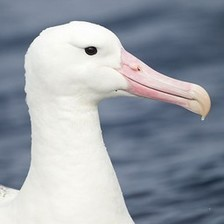
#> input picture seminar04-finetuning/sample_images/albatross.jpg, 224 x 224 px
$ jupyter execute --allow-errors seminar_pytorch.ipynb   (shell and % lines are left out)   (older library calls are emulated)   (text cells are left out)
#> lines starting #> are read from the running program, lines starting #| are printed output that depends on the picture; pictures that were not available may be replaced by others from this repository, and a replacement may not be noted
[cell 1]
#!L
import torch
print (torch.cuda.device_count())
#> (this line was passed over: torch is not available in this run)
print (torch.__version__)

[cell 2]
import requests
import os

# class labels
LABELS_URL = 'https://s3.amazonaws.com/outcome-blog/imagenet/labels.json'
#> (the rest of this cell did not finish here and is left out)

#> (a cell that did not finish here is left out)

#> (a cell that did not finish here is left out)

[cell 5]
#!L
from torchvision.models.resnet import resnet50

#> (the rest of this cell did not finish here and is left out)

[cell 6]
#!L
import torch

#> (the rest of this cell did not finish here and is left out)

[cell 7]
# If using Colab
os.system('mkdir -p sample_images')
os.system('wget https://raw.githubusercontent.com/yandexdataschool/Practical_DL/sem4_spring19/week04_finetuning/sample_images/albatross.jpg -O sample_images/albatross.jpg')

[cell 8]
#!L
import matplotlib.pyplot as plt
from skimage.transform import resize

img = resize(plt.imread('sample_images/albatross.jpg'), (224, 224))
plt.imshow(img)
plt.show()


def transform_input(img):
    return torch.as_tensor(img.reshape([1, 224, 224, 3]).transpose([0, 3, 1, 2]), dtype=torch.float32)


def predict(img):
    img = transform_input(img).cuda()

    probs = torch.nn.functional.softmax(model(img), dim=-1).cpu()

    probs = probs.data.numpy()

    top_ix = probs.ravel().argsort()[-1:-10:-1]
    print ('top-10 classes are: \n [prob : class label]')
    for l in top_ix:
        print ('%.4f :\t%s' % (probs.ravel()[l], labels[l].split(',')[0]))


predict(img)
#> (the call stopped at in transform_input, `return torch.as_tensor(img.reshape([1, 224, 224, 3]).transpose([0, 3, ..`: torch is not available in this run)

[cell 9]
os.system("wget http://cdn.com.do/wp-content/uploads/2017/02/Donal-Trum-Derogar.jpeg -O img.jpg")

[cell 10]
#!L
img = resize(plt.imread('img.jpg'), (224, 224))
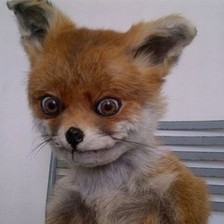
#> input picture seminar04-finetuning/sample_images/fox.jpg, 224 x 224 px, given in place of img.jpg, which was not available
plt.imshow(img)
plt.show()

predict(img)
#> (the call stopped at in transform_input, `return torch.as_tensor(img.reshape([1, 224, 224, 3]).transpose([0, 3, ..`: torch is not available in this run)

[cell 11]
os.system("wget https://raw.githubusercontent.com/yandexdataschool/Practical_DL/spring20/seminar04-finetuning/sample_images/plague-doctor-mask.jpg -O sample_images/mask.jpg")

[cell 12]
#!L
img = resize(plt.imread('sample_images/mask.jpg'), (224, 224))
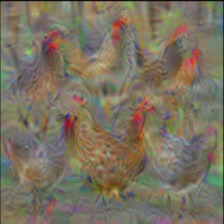
#> input picture seminar04-finetuning/sample_images/hen.jpg, 224 x 224 px, given in place of mask.jpg, which was not available
plt.imshow(img)
plt.show()

predict(img)
#> (the call stopped at in transform_input, `return torch.as_tensor(img.reshape([1, 224, 224, 3]).transpose([0, 3, ..`: torch is not available in this run)
#> further down, img is the input picture: PIL image 224x224 RGB; mean R, G, B 129.9, 114.1, 109.2

[cell 13]
os.system("wget -nc https://www.dropbox.com/s/ae1lq6dsfanse76/dogs_vs_cats.train.zip?dl=1 -O data.zip")
os.system("unzip -n data.zip")

#> (a cell that did not finish here is left out)

#> (a cell that did not finish here is left out)

#> (a cell that did not finish here is left out)

#> (a cell that did not finish here is left out)

[cell 18]
from sklearn.ensemble import RandomForestClassifier,ExtraTreesClassifier,GradientBoostingClassifier,AdaBoostClassifier
from sklearn.linear_model import LogisticRegression, RidgeClassifier
from sklearn.svm import SVC
from sklearn.tree import DecisionTreeClassifier

#> (a cell that did not finish here is left out)

[cell 20]
#!L

[cell 21]
from PIL import Image, ImageFilter, ImageChops
from torchvision import transforms
import numpy as np

#> (a cell that did not finish here is left out)

#> (a cell that did not finish here is left out)

[cell 24]
def deep_dream(image, layer, iterations, lr, octave_scale, num_octaves):
#> called with layer = 5, iterations = 5, lr = 0.3, octave_scale = 2, num_octaves = 20
    if num_octaves>0:
        image1 = image.filter(ImageFilter.GaussianBlur(2))
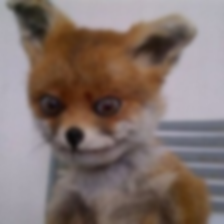
#> image1: PIL image 224x224 RGB; mean R, G, B 129.9, 114.1, 109.2
        if (image1.size[0] / octave_scale < 1 or image1.size[1] / octave_scale < 1):
            size = image1.size
        else:
            size = (int(image1.size[0] / octave_scale), int(image1.size[1] / octave_scale))
#> size = (112, 112)

        image1 = image1.resize(size, Image.ANTIALIAS)
#> image1: PIL image 112x112 RGB
        image1 = deep_dream(image1, layer, iterations, lr, octave_scale, num_octaves-1)
#> call 2 of deep_dream, with layer = 5, iterations = 5, lr = 0.3, octave_scale = 2, num_octaves = 19
#> in deep_dream (call 2), `image1 = image.filter(ImageFilter.GaussianBlur(2))`:
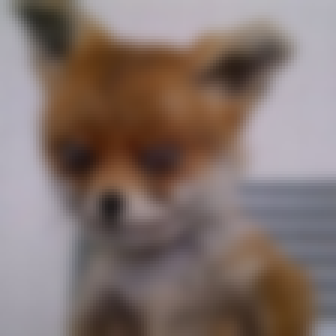
#> image1: PIL image 112x112 RGB (shown 3 times larger); mean R, G, B 129.9, 114.1, 109.2
#> call 3 of deep_dream, with layer = 5, iterations = 5, lr = 0.3, octave_scale = 2, num_octaves = 18
#> in deep_dream (call 3), `image1 = image.filter(ImageFilter.GaussianBlur(2))`:
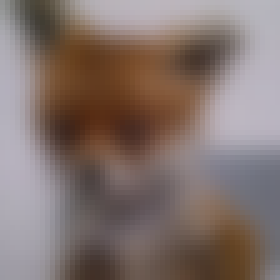
#> image1: PIL image 56x56 RGB (shown 5 times larger); mean R, G, B 130, 114.2, 109.3
#> call 4 of deep_dream, with layer = 5, iterations = 5, lr = 0.3, octave_scale = 2, num_octaves = 17
#> in deep_dream (call 4), `image1 = image.filter(ImageFilter.GaussianBlur(2))`:
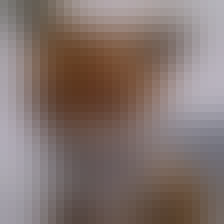
#> image1: PIL image 28x28 RGB (shown 8 times larger); mean R, G, B 130.1, 114.3, 109.4
        size = (image.size[0], image.size[1])
        image1 = image1.resize(size, Image.ANTIALIAS)
        image = ImageChops.blend(image, image1, 0.6)
    print("-------------- Recursive level: ", num_octaves, '--------------')
    img_result = dd_helper(image, layer, iterations, lr)
    img_result = img_result.resize(image.size)
    plt.imshow(img_result)
    return img_result

[cell 25]
img = Image.fromarray(plt.imread('img.jpg'))
img

#> (a cell that did not finish here is left out)

#> (a cell that did not finish here is left out)
